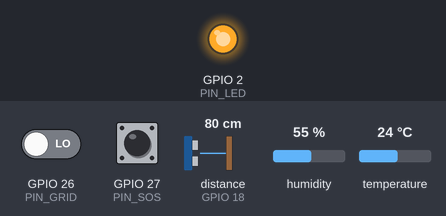
The sketch below on a simulated ESP32. On the bench: output pins drawn as LEDs (lit = HIGH). Wiring (inferred from the names in the program): ultrasonic range finder: trigger GPIO 5; echo GPIO 18. The test bench sets the inputs (shaded band); at power-on: GPIO 27 (PIN_SOS) HIGH, distance to the obstacle (sensor on GPIO 18) 80 cm, GPIO 26 (PIN_GRID) LOW, humidity 55 %, temperature 24 °C. The echo pulse lasts 58.3 µs per cm; WiFi joins after 1.5 s; servers stay silent unless stated; uploads are accepted with an empty reply; pins used as bus, display or sensor lines are not drawn; what the sketch prints to the serial monitor is not drawn.

Above: at 2.7 s.
2.8 s: GPIO 27 (PIN_SOS) pulled LOW for 0.25 s
At 4.21 s:
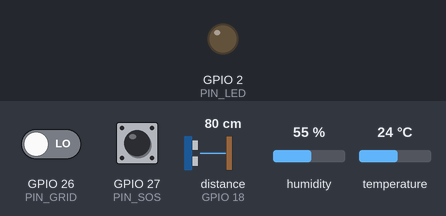
6.3 s: distance to the obstacle (sensor on GPIO 18) set to 2 cm
Timing chart, 0 to 38.3 s (numbered marks = the images above; inputs shaded):
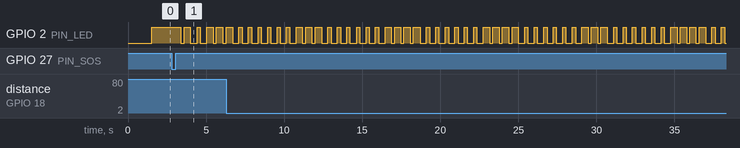

Measured:
- after the input at 2.8 s, GPIO 2 (PIN_LED): HIGH → LOW after 0.59 s, → HIGH 0.21 s later, → LOW 0.41 s later, → HIGH 0.43 s later, … (9 changes in this stretch)

The sketch:

nightlight_esp32.ino
```cpp
// Nightlight ESP32 — sensors -> 24-byte packet -> HTTPS POST via phone hotspot.
// Libraries: "DHT sensor library" (Adafruit, + Adafruit Unified Sensor). Nothing else.
// SAFETY: grid sense is a cut USB cable from a 5 V phone charger through a 1:2
// divider into GPIO26. Never mains. HC-SR04 echo (5 V) also goes through a divider.
//
// DEMO CLOCK: minutes dark, minutes since motion and uptime run DEMO_SPEEDUP times
// faster than real time (900x: 1 real s = 15 simulated min). Say so in the video.
#include <WiFi.h>
#include <HTTPClient.h>
#include <WiFiClientSecure.h>
#include <DHT.h>
#include "mbedtls/base64.h"
#include "packet.h"
#include "config.h"

#ifndef DEMO_SPEEDUP
#define DEMO_SPEEDUP 900.0f    // 1.0f = real time
#endif
#ifndef MOTION_CM
#define MOTION_CM 8.0f         // distance jump that counts as "someone moved"; 12 if jumpy
#endif
#ifndef HAS_RELAY
#define HAS_RELAY 0            // optional 2-ch relay; not in the beginner kit
#endif

// ---- pins (matches the beginner build guide, section 4) ----
constexpr int PIN_DHT = 4;      // DHT11 data
constexpr int PIN_TRIG = 5;     // HC-SR04 trig
constexpr int PIN_ECHO = 18;    // HC-SR04 echo, through divider
constexpr int PIN_GRID = 26;    // charger 5 V through divider; or jumper from 3V3
constexpr int PIN_SOS = 27;     // button to GND, internal pull-up
constexpr int PIN_LED = 2;      // onboard LED
constexpr int PIN_RELAY_AC = 25;   // only if HAS_RELAY: AC / big load (shed first)
constexpr int PIN_RELAY_MED = 33;  // only if HAS_RELAY: medical load (keep on)
constexpr bool RELAY_ACTIVE_LOW = true;

constexpr uint32_t SEND_EVERY_MS = 5000;   // plus immediately on grid/SOS change
constexpr uint32_t SOS_HOLD_MS = 60000;    // SOS flag stays up for 60 real seconds
constexpr uint32_t DHT_EVERY_MS = 2000;    // DHT11 can't be read faster than ~1 Hz
constexpr uint8_t BATTERY_UNKNOWN = 255;   // a plain power bank reports nothing

DHT dht(PIN_DHT, DHT11);

uint16_t seq = 0;
uint32_t lastMotionMs = 0, gridLostMs = 0, lastSendMs = 0, lastDhtMs = 0, sosUntilMs = 0;
bool gridWas = true, sosWas = false, haveDht = false;
float lastCm = -1, tF = 75, rh = 50;
volatile bool sosPressed = false;

void IRAM_ATTR onSos() { sosPressed = true; }   // never miss a press during a POST

void relay(int pin, bool on) { digitalWrite(pin, (on ^ RELAY_ACTIVE_LOW) ? HIGH : LOW); }

// Demo-clock helpers: real milliseconds -> simulated minutes / seconds.
uint16_t simMinutes(uint32_t ms) {
  float m = ms / 60000.0f * DEMO_SPEEDUP;
  return m > 65535 ? 65535 : (uint16_t)m;
}
uint32_t simSeconds(uint32_t ms) { return (uint32_t)(ms / 1000.0 * DEMO_SPEEDUP); }

// NWS heat index (Rothfusz), Fahrenheit in and out. Same formula as cloud/app/heat.py.
float heatIndexF(float T, float RH) {
  float hi = 0.5f * (T + 61.0f + (T - 68.0f) * 1.2f + RH * 0.094f);
  if ((hi + T) / 2 < 80) return hi;
  return -42.379f + 2.04901523f * T + 10.14333127f * RH - 0.22475541f * T * RH
         - 0.00683783f * T * T - 0.05481717f * RH * RH + 0.00122874f * T * T * RH
         + 0.00085282f * T * RH * RH - 0.00000199f * T * T * RH * RH;
}

// Contract tiers (docs/PACKET.md): 0 ok, 1 caution, 2 extreme caution, 3 danger, 4 extreme danger.
uint8_t tierF(float f) { return f >= 125 ? 4 : f >= 103 ? 3 : f >= 90 ? 2 : f >= 80 ? 1 : 0; }

float fToC(float f) { return (f - 32) * 5 / 9; }

float readCm() {
  digitalWrite(PIN_TRIG, LOW);  delayMicroseconds(2);
  digitalWrite(PIN_TRIG, HIGH); delayMicroseconds(10);
  digitalWrite(PIN_TRIG, LOW);
  long us = pulseIn(PIN_ECHO, HIGH, 30000);
  return us == 0 ? -1 : us * 0.0343f / 2;   // -1 = no echo
}

void setup() {
  Serial.begin(115200);
  pinMode(PIN_TRIG, OUTPUT);
  pinMode(PIN_ECHO, INPUT);
  pinMode(PIN_GRID, INPUT_PULLDOWN);
  pinMode(PIN_SOS, INPUT_PULLUP);
  pinMode(PIN_LED, OUTPUT);
  attachInterrupt(digitalPinToInterrupt(PIN_SOS), onSos, FALLING);
#if HAS_RELAY
  pinMode(PIN_RELAY_AC, OUTPUT);
  pinMode(PIN_RELAY_MED, OUTPUT);
  relay(PIN_RELAY_AC, true);
  relay(PIN_RELAY_MED, true);
#endif
  dht.begin();
  WiFi.mode(WIFI_STA);
  WiFi.setAutoReconnect(true);
  WiFi.begin(WIFI_SSID, WIFI_PASS);   // phone hotspot, 2.4 GHz
  uint32_t t = millis();
  while (WiFi.status() != WL_CONNECTED && millis() - t < 10000) delay(250);
  Serial.printf("wifi %s\n", WiFi.status() == WL_CONNECTED ? "connected" : "not yet (will retry)");
  gridWas = digitalRead(PIN_GRID) == HIGH;
  if (!gridWas) gridLostMs = millis();
  lastMotionMs = millis();
}

// Offline queue: when the hotspot drops, packets wait here (FIFO, static memory)
// and go out in order once it is back, so the cloud sees the whole outage.
constexpr int QUEUE_N = 48;                 // 4 min of 5 s packets; oldest dropped when full
constexpr int FLUSH_PER_LOOP = 8;           // keep the loop (LED, SOS, sensors) responsive
NightlightPacket queueBuf[QUEUE_N];
int qHead = 0, qLen = 0;

void enqueue(const NightlightPacket& p) {
  if (qLen == QUEUE_N) { qHead = (qHead + 1) % QUEUE_N; qLen--; Serial.println("queue full, dropped oldest"); }
  queueBuf[(qHead + qLen) % QUEUE_N] = p;
  qLen++;
}

// Returns the HTTP code, or a negative number if nothing was sent.
int postOne(const NightlightPacket& p) {
  char b64[48]; size_t olen = 0;
  mbedtls_base64_encode((unsigned char*)b64, sizeof(b64), &olen, (const uint8_t*)&p, sizeof(p));
  char body[80];
  snprintf(body, sizeof(body), "{\"p\":\"%s\"}", b64);
  WiFiClientSecure tls; tls.setInsecure();    // hackathon demo; TODO(arwa): pin endpoint cert
  HTTPClient http;
  http.setTimeout(5000);
  bool ok = strncmp(API_URL, "https", 5) == 0 ? http.begin(tls, API_URL) : http.begin(API_URL);
  if (!ok) { Serial.println("bad API_URL"); return -100; }
  http.addHeader("Content-Type", "application/json");
  http.addHeader("X-Unit-Key", INGEST_KEY);
  int code = http.POST((uint8_t*)body, strlen(body));
  http.end();
  return code;
}

void sendPacket(const NightlightPacket& p) {
  enqueue(p);
  if (WiFi.status() != WL_CONNECTED) { Serial.printf("no wifi, queued (%d waiting)\n", qLen); return; }
  for (int i = 0; i < FLUSH_PER_LOOP && qLen > 0; i++) {
    int code = postOne(queueBuf[qHead]);
    Serial.printf("POST seq %u -> %d\n", queueBuf[qHead].seq, code);
    if (code < 200 || code >= 500) break;   // network/server trouble: keep it, retry next loop
    // 2xx stored; 4xx will never succeed (bad key/packet), so drop rather than block the queue
    qHead = (qHead + 1) % QUEUE_N; qLen--;
  }
  if (qLen > 0) Serial.printf("%d packet(s) still queued\n", qLen);
}

void loop() {
  uint32_t now = millis();

  // Motion: the ultrasonic sensor faces a doorway; a distance jump means someone moved.
  float cm = readCm();
  if (cm > 0 && lastCm > 0 && fabsf(cm - lastCm) > MOTION_CM) lastMotionMs = now;
  if (cm > 0) lastCm = cm;

  if (sosPressed || digitalRead(PIN_SOS) == LOW) { sosPressed = false; sosUntilMs = now + SOS_HOLD_MS; }
  bool sos = (int32_t)(sosUntilMs - now) > 0;

  bool grid = digitalRead(PIN_GRID) == HIGH;
  if (gridWas && !grid) gridLostMs = now;   // grid just died

#if HAS_RELAY
  relay(PIN_RELAY_AC, grid);    // on backup power: shed the AC, keep the medical load
  relay(PIN_RELAY_MED, true);
#endif

  if (now - lastDhtMs >= DHT_EVERY_MS) {
    lastDhtMs = now;
    float t = dht.readTemperature(true), h = dht.readHumidity();   // true = Fahrenheit
    if (!isnan(t) && !isnan(h)) { tF = t; rh = h; haveDht = true; }
    else Serial.println("DHT read failed (keeping last value)");
  }
  float hiF = heatIndexF(tF, rh);

  // LED: off = grid ok, solid = on backup power, fast blink = SOS.
  digitalWrite(PIN_LED, sos ? (now / 150) % 2 : !grid);

  bool changed = grid != gridWas || sos != sosWas;
  gridWas = grid; sosWas = sos;
  if (!changed && now - lastSendMs < SEND_EVERY_MS) { delay(200); return; }
  lastSendMs = now;

  NightlightPacket p{};
  p.version = 1;
  p.unit_id = UNIT_ID;
  p.seq = seq++;
  p.flags = (grid ? F_GRID : 0) | (sos ? F_SOS : 0) | (MEDICAL_LOAD ? F_MED : 0)
            | ((HAS_RELAY && !grid) ? F_SHED : 0);   // F_GEN: stretch (photoresistor flicker)
  p.battery_pct = BATTERY_UNKNOWN;
  p.temp_c_x10 = (int16_t)lroundf(fToC(tF) * 10);
  p.humidity_pct = (uint8_t)lroundf(rh);
  p.heat_index_c_x10 = (int16_t)lroundf(fToC(hiF) * 10);
  p.heat_tier = tierF(hiF);
  p.min_since_motion = simMinutes(now - lastMotionMs);
  p.min_dark = grid ? 0 : simMinutes(now - gridLostMs);
  p.occupants = OCCUPANTS;
  p.uptime_s = simSeconds(now);
  seal(p);

  // The real wire format, for judges: 24 bytes as hex.
  for (size_t i = 0; i < sizeof(p); i++) Serial.printf("%02X ", ((uint8_t*)&p)[i]);
  Serial.printf("(%u B) T=%.1fF RH=%.0f%% HI=%.1fF tier=%u grid=%d sos=%d dark=%umin still=%umin cm=%.0f%s\n",
                (unsigned)sizeof(p), tF, rh, hiF, p.heat_tier, grid, sos, p.min_dark,
                p.min_since_motion, cm, haveDht ? "" : " (no DHT yet)");
  sendPacket(p);
}
```

packet.h
```cpp
// Packet contract v1 — must match docs/PACKET.md and cloud/app/packet.py
#pragma once
#include <stdint.h>
#include <string.h>

enum : uint8_t { F_GRID = 1, F_SOS = 2, F_GEN = 4, F_SHED = 8, F_MED = 16 };
// battery_pct 255 = unknown. min_since_motion, min_dark, uptime_s use the device
// clock, which runs DEMO_SPEEDUP times faster than real time in the demo build.

#pragma pack(push, 1)
struct NightlightPacket {
  uint8_t  version;          // 1
  uint16_t unit_id;
  uint16_t seq;
  uint8_t  flags;
  uint8_t  battery_pct;      // 0-100, 255 = unknown
  int16_t  temp_c_x10;
  uint8_t  humidity_pct;
  int16_t  heat_index_c_x10;
  uint8_t  heat_tier;
  uint16_t min_since_motion;
  uint16_t min_dark;
  uint8_t  occupants;
  uint32_t uptime_s;
  uint16_t crc16;            // CRC-16/CCITT-FALSE over the 22 bytes above
};
#pragma pack(pop)
static_assert(sizeof(NightlightPacket) == 24, "packet must be 24 bytes");

inline uint16_t crc16_ccitt(const uint8_t* d, size_t n) {
  uint16_t crc = 0xFFFF;
  while (n--) {
    crc ^= (uint16_t)(*d++) << 8;
    for (int i = 0; i < 8; i++) crc = (crc & 0x8000) ? (crc << 1) ^ 0x1021 : crc << 1;
  }
  return crc;
}

inline void seal(NightlightPacket& p) {
  p.crc16 = crc16_ccitt((const uint8_t*)&p, sizeof(p) - 2);  // ESP32 is little-endian
}
```

config.example.h
```cpp
// Copy to config.h (gitignored) and fill in.
#pragma once
#define WIFI_SSID     "phone-hotspot-name"   // iPhone: turn on Maximize Compatibility (2.4 GHz)
#define WIFI_PASS     "hotspot-password"
// First test: a webhook.site URL (packets show up there). Then the real API:
//   https://YOUR-ENDPOINT/v1/ingest   or   http://LAPTOP_IP:8000/v1/ingest (laptop on same hotspot)
#define API_URL       "https://YOUR-ENDPOINT/v1/ingest"
#define INGEST_KEY    "change-me"            // must equal INGEST_KEY in the server's .env
#define UNIT_ID       1
#define OCCUPANTS     2
#define MEDICAL_LOAD  true     // a medical device depends on power in this home (flag only)

#define DEMO_SPEEDUP  900.0f   // demo clock: 1 real s = 15 simulated min. 1.0f = real time
#define MOTION_CM     8.0f     // raise to 12 if the ultrasonic reading jumps around
#define HAS_RELAY     0        // 1 only if you wired the optional 2-ch relay (GPIO25/33)
```
